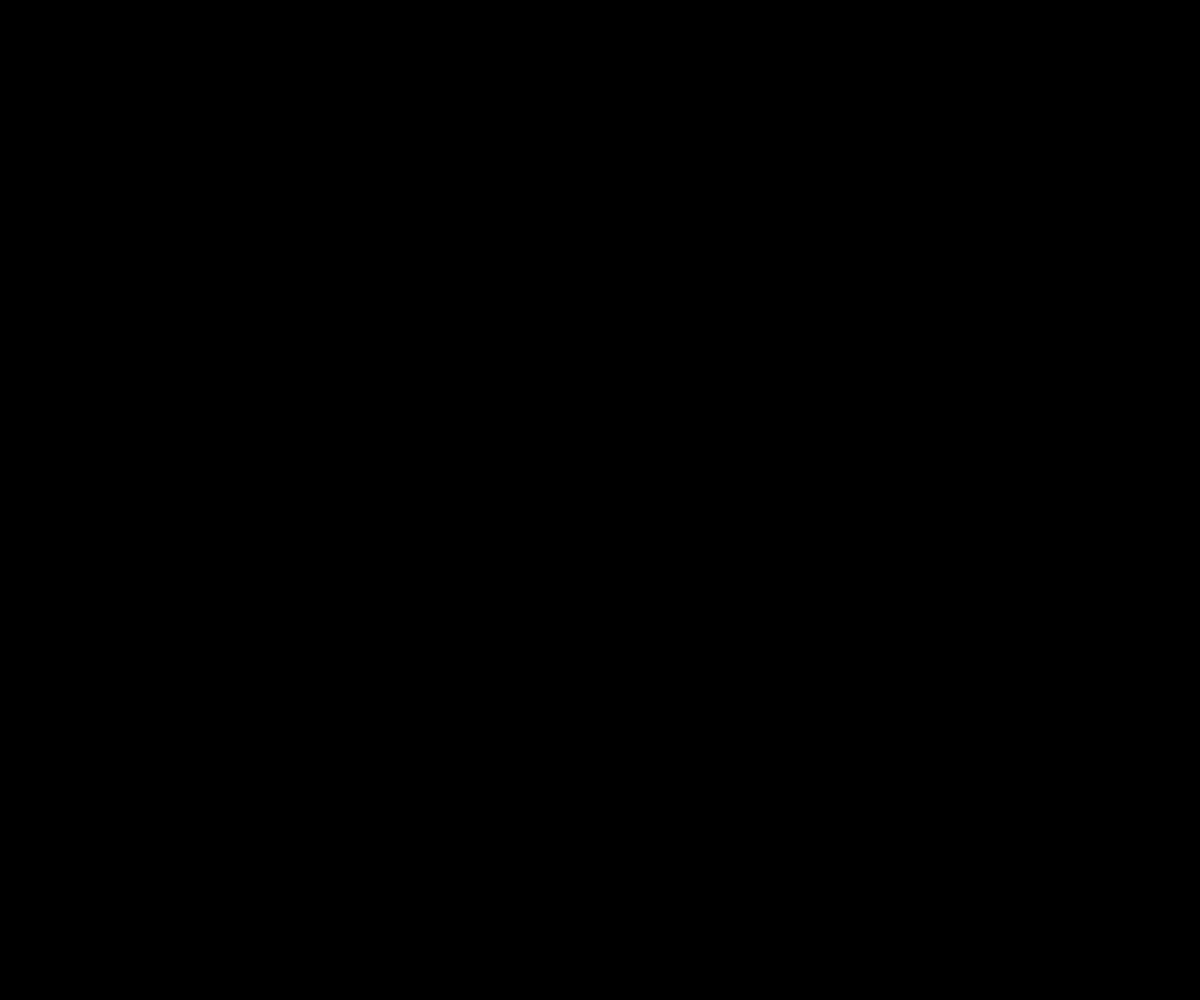
Frame 1 (no input)
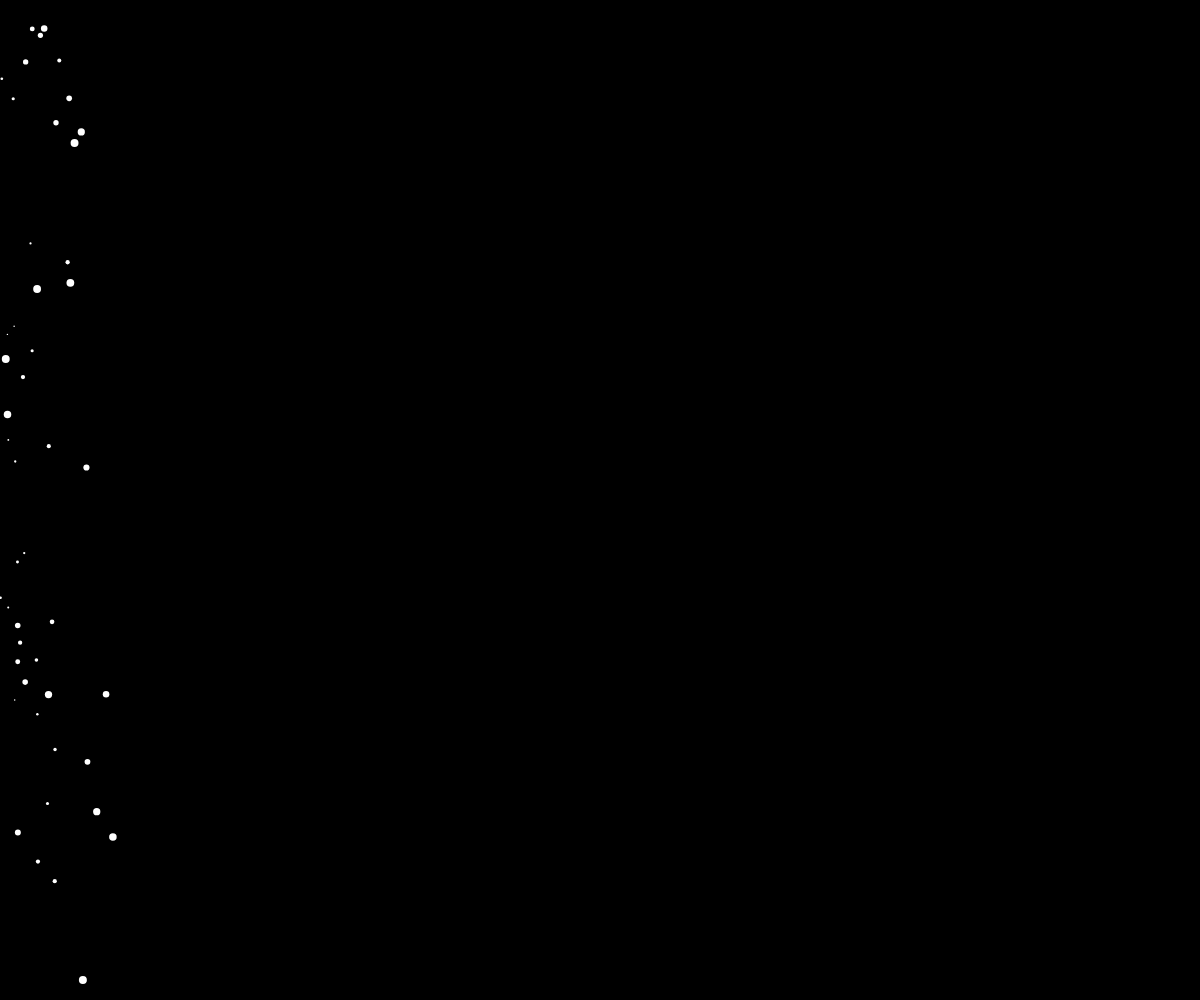
Frame 60 (no input)
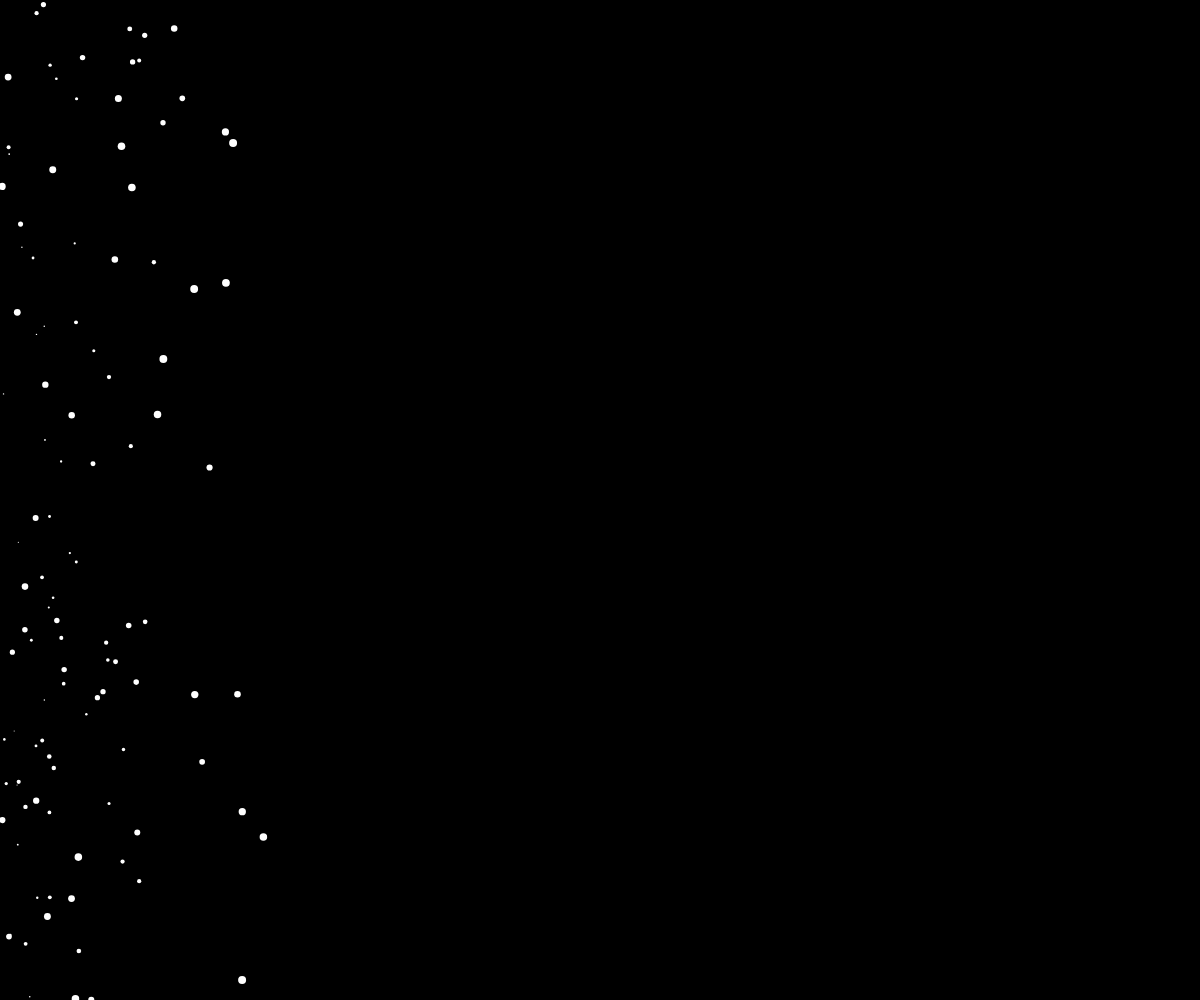
Frame 120 (the mouse pressed at the canvas centre since frame 60)

The p5.js sketch that drew these frames (run headless with seeded random() and noise() and a simulated clock; from frame 60 on, the mouse is pressed at the canvas centre):

// p5.js sketch
// ── sketch.js
var stars = []


function setup() {
  createCanvas(windowWidth, windowHeight);
   
    
  
  
}

function draw() {
  background("black");
for(let i = 0; i < stars.length; i++){
  stars[i].display()
  stars[i].move()
}
  

  
 
  
  
  if(frameCount % 1 === 0){
     stars.push(star = new Star(random(0, height), random(1, 8)))
     }

  

  
}


// ── stars.js
class Star {
  
    constructor(y, r){
      this.y = y
      this.r = r
      this.x = -10
    }
    
    display(){
      noStroke()
      fill(255)
      ellipse(this.x, this.y, this.r)
    }
    
    move(){
      this.x += this.r / 3
      
    }
  }
